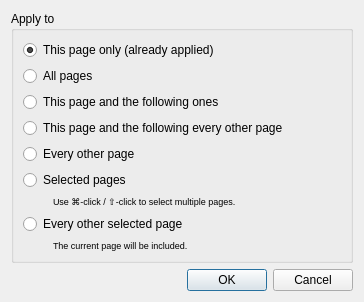
<?xml version="1.0" encoding="UTF-8"?>
<ui version="4.0">
 <class>fix_orientation::ApplyDialog</class>
 <widget class="QDialog" name="fix_orientation::ApplyDialog">
  <property name="windowModality">
   <enum>Qt::WindowModal</enum>
  </property>
  <property name="geometry">
   <rect>
    <x>0</x>
    <y>0</y>
    <width>364</width>
    <height>294</height>
   </rect>
  </property>
  <property name="windowTitle">
   <string>Fix Orientation</string>
  </property>
  <layout class="QVBoxLayout">
   <item>
    <widget class="QGroupBox" name="groupBox">
     <property name="title">
      <string>Apply to</string>
     </property>
     <layout class="QVBoxLayout" name="verticalLayout_5">
      <item>
       <widget class="QRadioButton" name="thisPageOnlyRB">
        <property name="text">
         <string>This page only (already applied)</string>
        </property>
        <property name="checked">
         <bool>true</bool>
        </property>
       </widget>
      </item>
      <item>
       <widget class="QRadioButton" name="allPagesRB">
        <property name="text">
         <string>All pages</string>
        </property>
       </widget>
      </item>
      <item>
       <widget class="QRadioButton" name="thisPageAndFollowersRB">
        <property name="text">
         <string>This page and the following ones</string>
        </property>
       </widget>
      </item>
      <item>
       <widget class="QRadioButton" name="thisEveryOtherRB">
        <property name="text">
         <string extracomment="All odd or even pages, depending on the current page being odd or even.">This page and the following every other page</string>
        </property>
       </widget>
      </item>
      <item>
       <widget class="QRadioButton" name="everyOtherRB">
        <property name="text">
         <string extracomment="All odd or even pages, depending on the current page being odd or even.">Every other page</string>
        </property>
       </widget>
      </item>
      <item>
       <widget class="QRadioButton" name="selectedPagesRB">
        <property name="text">
         <string>Selected pages</string>
        </property>
       </widget>
      </item>
      <item>
       <layout class="QHBoxLayout" name="horizontalLayout_3">
        <item>
         <spacer name="horizontalSpacer_6">
          <property name="orientation">
           <enum>Qt::Horizontal</enum>
          </property>
          <property name="sizeType">
           <enum>QSizePolicy::Fixed</enum>
          </property>
          <property name="sizeHint" stdset="0">
           <size>
            <width>30</width>
            <height>0</height>
           </size>
          </property>
         </spacer>
        </item>
        <item>
         <widget class="QLabel" name="selectedPagesHint">
          <property name="font">
           <font>
            <pointsize>7</pointsize>
           </font>
          </property>
          <property name="text">
           <string>Use ⌘-click / ⇧-click to select multiple pages.</string>
          </property>
         </widget>
        </item>
       </layout>
      </item>
      <item>
       <widget class="QRadioButton" name="everyOtherSelectedRB">
        <property name="text">
         <string>Every other selected page</string>
        </property>
       </widget>
      </item>
      <item>
       <layout class="QHBoxLayout" name="horizontalLayout_5">
        <item>
         <spacer name="horizontalSpacer_5">
          <property name="orientation">
           <enum>Qt::Horizontal</enum>
          </property>
          <property name="sizeType">
           <enum>QSizePolicy::Fixed</enum>
          </property>
          <property name="sizeHint" stdset="0">
           <size>
            <width>30</width>
            <height>0</height>
           </size>
          </property>
         </spacer>
        </item>
        <item>
         <widget class="QLabel" name="everyOtherSelectedHint">
          <property name="font">
           <font>
            <pointsize>7</pointsize>
           </font>
          </property>
          <property name="text">
           <string>The current page will be included.</string>
          </property>
         </widget>
        </item>
       </layout>
      </item>
     </layout>
    </widget>
   </item>
   <item>
    <spacer>
     <property name="orientation">
      <enum>Qt::Vertical</enum>
     </property>
     <property name="sizeHint" stdset="0">
      <size>
       <width>17</width>
       <height>0</height>
      </size>
     </property>
    </spacer>
   </item>
   <item>
    <widget class="QDialogButtonBox" name="buttonBox">
     <property name="orientation">
      <enum>Qt::Horizontal</enum>
     </property>
     <property name="standardButtons">
      <set>QDialogButtonBox::Cancel|QDialogButtonBox::Ok</set>
     </property>
    </widget>
   </item>
  </layout>
 </widget>
 <resources/>
 <connections>
  <connection>
   <sender>buttonBox</sender>
   <signal>rejected()</signal>
   <receiver>fix_orientation::ApplyDialog</receiver>
   <slot>reject()</slot>
   <hints>
    <hint type="sourcelabel">
     <x>319</x>
     <y>252</y>
    </hint>
    <hint type="destinationlabel">
     <x>286</x>
     <y>256</y>
    </hint>
   </hints>
  </connection>
 </connections>
</ui>
